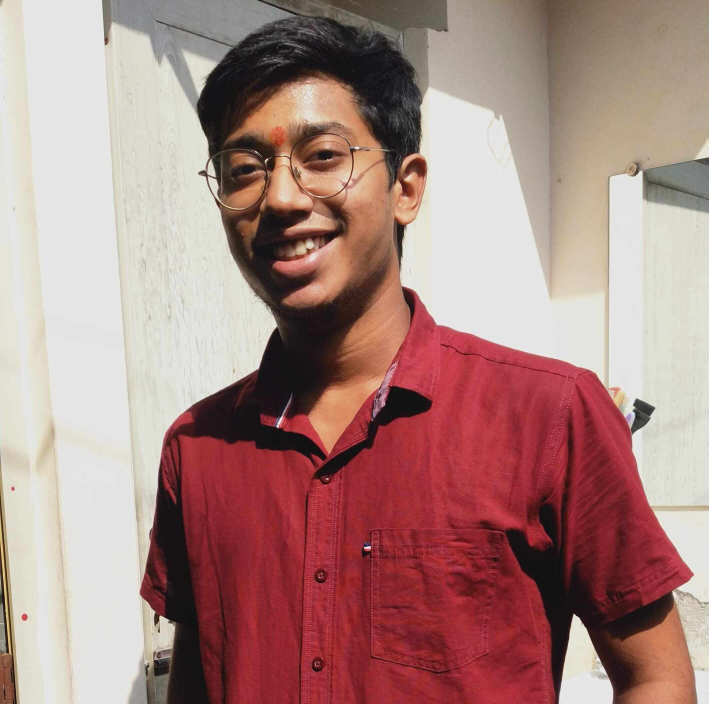
#> input picture Resizing Image/krj.jpg, 2125 x 2111 px (shown at 1/3 size)
$ python ex1.py
#> lines starting #> are read from the running program, lines starting #| are printed output that depends on the picture
import cv2
import imutils
img = cv2.imread("krj.jpg")
#> img is the input picture: shape (2111, 2125, 3); mean B, G, R 129, 133.8, 170
resizeImg = imutils.resize(img, width =200)
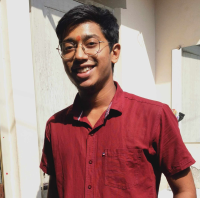
#> resizeImg: shape (198, 200, 3); mean B, G, R 129, 133.8, 170
cv2.imwrite("Hello.jpg", resizeImg)
